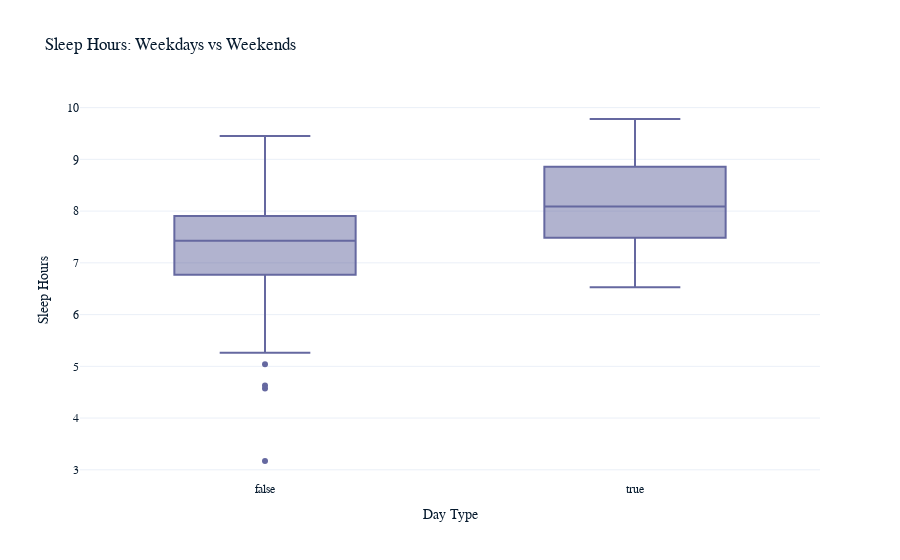

The notebook cell this image was saved under:
### Code cell
# Create a box plot for sleep hours comparing weedays and weekends
fig = px.box(fitness_data, x='is_weekend', y='sleep_hours', title='Sleep Hours: Weekdays vs Weekends', labels={'is_weekend': 'Is Weekend', 'sleep_hours': 'Sleep Hours'})
fig.update_layout(
    xaxis_title='Day Type',
    yaxis_title='Sleep Hours'
)
fig.show()

### Figure 1 — Plotly figure (JSON) as saved in the notebook; plotly's stock layout.template omitted (floating-point values rounded to 4 significant figures; data arrays with more than 128 entries replaced by an {"elided": "..."} marker saying what was removed)
{"data": [{"alignmentgroup": "True", "hovertemplate": "Is Weekend=%{x}<br>Sleep Hours=%{y}<extra></extra>", "legendgroup": "", "marker": {"color": "#6568a0"}, "name": "", "notched": false, "offsetgroup": "", "orientation": "v", "showlegend": false, "x": {"elided": "185 bool values"}, "x0": " ", "xaxis": "x", "y": {"elided": "185 float values"}, "y0": " ", "yaxis": "y", "type": "box"}], "layout": {"xaxis": {"anchor": "y", "domain": [0, 1], "title": {"text": "Day Type"}}, "yaxis": {"anchor": "x", "domain": [0, 1], "title": {"text": "Sleep Hours"}}, "legend": {"tracegroupgap": 0}, "title": {"text": "Sleep Hours: Weekdays vs Weekends"}, "boxmode": "group"}}
